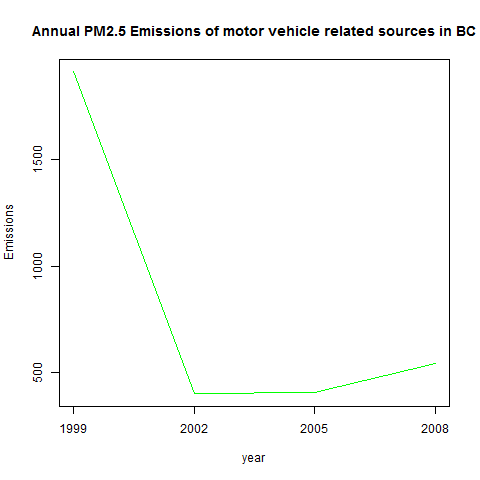

Write the R code that produced this figure.
# Solution to Question 5

## Subset the SCC data frame by the condition that whether the sourse contains "mobile"
SCC_sbst2_tmp <- SCC[grep("[[Mm]obile", SCC$SCC.Level.One),]
## Merge the two dataset, Sum them by years
MergeData2 <- merge(NEI_Baltimore, SCC_sbst2_tmp, by = 'SCC')
## Subset the dataset in condition 24510
MergeData2_YearTotal <- aggregate(Emissions ~ year, data = MergeData2, FUN = sum)
## Make a plot containing a line about annual emissions by year, indicating the trends
png("plot5.png")
with(MergeData2_YearTotal, plot(year, Emissions, type = "l", col = "green", xaxt = 'n'))
axis(side = 1, c(1999,2002,2005,2008))
title(main = "Annual PM2.5 Emissions of motor vehicle related sources in BC")
dev.off()
## Plot answering the Question 5 saved as PNG named plot5
## Answer to Question 5: No
print("Answer to Question 4: No")
## Part 5 ended